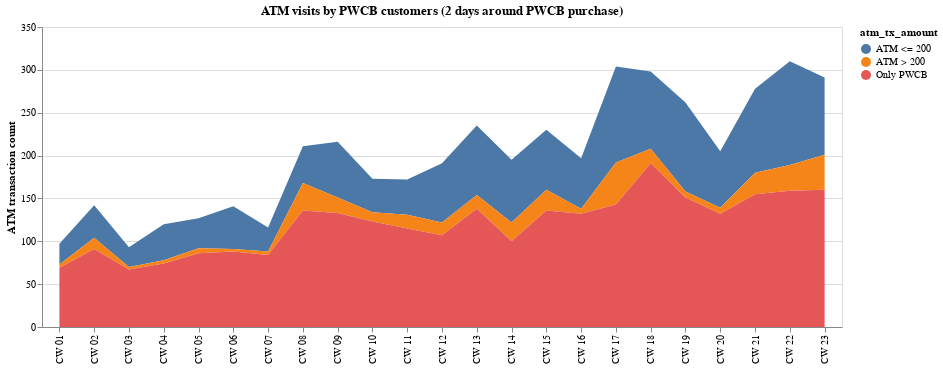

This figure's notebook cell:
### Markdown cell above
Some of the customers using PWCB still do ATM transactions 4 days around. Let's just look at the amounts they cash out at ATMs below.

### Code cell
alt.Chart(pwcb_atm).mark_area().encode(
    x=alt.X(
        "pwcb_merchant_visit:O",
        title=None,
    ),
    y=alt.Y(
        "atm_transactions:Q",
        # scale=alt.Scale(domain=(0, 50000)),
        title="ATM transaction count",
    ),
    color="atm_tx_amount:N",
).properties(
    width=800,
    height=300,
    title="ATM visits by PWCB customers (2 days around PWCB purchase)",
)

### Figure 1 — Vega-Lite specification as saved in the notebook (floating-point values rounded to 4 significant figures)
{"config": {"view": {"continuousWidth": 400, "continuousHeight": 300}}, "data": {"name": "data-acdcd2056b256f9c9e359f24f1c267fb"}, "mark": "area", "encoding": {"color": {"type": "nominal", "field": "atm_tx_amount"}, "x": {"type": "ordinal", "field": "pwcb_merchant_visit", "title": null}, "y": {"type": "quantitative", "field": "atm_transactions", "title": "ATM transaction count"}}, "height": 300, "title": "ATM visits by PWCB customers (2 days around PWCB purchase)", "width": 800, "$schema": "https://vega.github.io/schema/vega-lite/v4.8.1.json", "datasets": {"data-acdcd2056b256f9c9e359f24f1c267fb": [{"pwcb_merchant_visit": "CW 16", "atm_tx_amount": "ATM <= 200", "atm_transactions": 59}, {"pwcb_merchant_visit": "CW 17", "atm_tx_amount": "ATM <= 200", "atm_transactions": 112}, {"pwcb_merchant_visit": "CW 19", "atm_tx_amount": "ATM <= 200", "atm_transactions": 104}, {"pwcb_merchant_visit": "CW 21", "atm_tx_amount": "ATM <= 200", "atm_transactions": 98}, {"pwcb_merchant_visit": "CW 19", "atm_tx_amount": "ATM > 200", "atm_transactions": 7}, {"pwcb_merchant_visit": "CW 10", "atm_tx_amount": "ATM <= 200", "atm_transactions": 39}, {"pwcb_merchant_visit": "CW 04", "atm_tx_amount": "ATM > 200", "atm_transactions": 4}, {"pwcb_merchant_visit": "CW 13", "atm_tx_amount": "ATM > 200", "atm_transactions": 16}, {"pwcb_merchant_visit": "CW 08", "atm_tx_amount": "Only PWCB", "atm_transactions": 136}, {"pwcb_merchant_visit": "CW 07", "atm_tx_amount": "Only PWCB", "atm_transactions": 84}, {"pwcb_merchant_visit": "CW 01", "atm_tx_amount": "ATM <= 200", "atm_transactions": 24}, {"pwcb_merchant_visit": "CW 05", "atm_tx_amount": "ATM > 200", "atm_transactions": 6}, {"pwcb_merchant_visit": "CW 01", "atm_tx_amount": "ATM > 200", "atm_transactions": 4}, {"pwcb_merchant_visit": "CW 06", "atm_tx_amount": "ATM > 200", "atm_transactions": 3}, {"pwcb_merchant_visit": "CW 09", "atm_tx_amount": "Only PWCB", "atm_transactions": 133}, {"pwcb_merchant_visit": "CW 02", "atm_tx_amount": "ATM <= 200", "atm_transactions": 38}, {"pwcb_merchant_visit": "CW 20", "atm_tx_amount": "ATM <= 200", "atm_transactions": 66}, {"pwcb_merchant_visit": "CW 04", "atm_tx_amount": "Only PWCB", "atm_transactions": 74}, {"pwcb_merchant_visit": "CW 03", "atm_tx_amount": "ATM <= 200", "atm_transactions": 23}, {"pwcb_merchant_visit": "CW 03", "atm_tx_amount": "ATM > 200", "atm_transactions": 3}, {"pwcb_merchant_visit": "CW 15", "atm_tx_amount": "ATM > 200", "atm_transactions": 24}, {"pwcb_merchant_visit": "CW 09", "atm_tx_amount": "ATM > 200", "atm_transactions": 18}, {"pwcb_merchant_visit": "CW 10", "atm_tx_amount": "ATM > 200", "atm_transactions": 11}, {"pwcb_merchant_visit": "CW 23", "atm_tx_amount": "Only PWCB", "atm_transactions": 160}, {"pwcb_merchant_visit": "CW 14", "atm_tx_amount": "Only PWCB", "atm_transactions": 100}, {"pwcb_merchant_visit": "CW 12", "atm_tx_amount": "ATM <= 200", "atm_transactions": 69}, {"pwcb_merchant_visit": "CW 06", "atm_tx_amount": "Only PWCB", "atm_transactions": 88}, {"pwcb_merchant_visit": "CW 18", "atm_tx_amount": "ATM > 200", "atm_transactions": 17}, {"pwcb_merchant_visit": "CW 01", "atm_tx_amount": "Only PWCB", "atm_transactions": 69}, {"pwcb_merchant_visit": "CW 07", "atm_tx_amount": "ATM > 200", "atm_transactions": 4}, {"pwcb_merchant_visit": "CW 08", "atm_tx_amount": "ATM > 200", "atm_transactions": 32}, {"pwcb_merchant_visit": "CW 05", "atm_tx_amount": "Only PWCB", "atm_transactions": 86}, {"pwcb_merchant_visit": "CW 02", "atm_tx_amount": "ATM > 200", "atm_transactions": 13}, {"pwcb_merchant_visit": "CW 03", "atm_tx_amount": "Only PWCB", "atm_transactions": 67}, {"pwcb_merchant_visit": "CW 13", "atm_tx_amount": "Only PWCB", "atm_transactions": 138}, {"pwcb_merchant_visit": "CW 11", "atm_tx_amount": "Only PWCB", "atm_transactions": 115}, {"pwcb_merchant_visit": "CW 18", "atm_tx_amount": "Only PWCB", "atm_transactions": 191}, {"pwcb_merchant_visit": "CW 05", "atm_tx_amount": "ATM <= 200", "atm_transactions": 35}, {"pwcb_merchant_visit": "CW 17", "atm_tx_amount": "ATM > 200", "atm_transactions": 49}, {"pwcb_merchant_visit": "CW 16", "atm_tx_amount": "Only PWCB", "atm_transactions": 132}, {"pwcb_merchant_visit": "CW 14", "atm_tx_amount": "ATM <= 200", "atm_transactions": 73}, {"pwcb_merchant_visit": "CW 14", "atm_tx_amount": "ATM > 200", "atm_transactions": 22}, {"pwcb_merchant_visit": "CW 19", "atm_tx_amount": "Only PWCB", "atm_transactions": 151}, {"pwcb_merchant_visit": "CW 10", "atm_tx_amount": "Only PWCB", "atm_transactions": 123}, {"pwcb_merchant_visit": "CW 22", "atm_tx_amount": "Only PWCB", "atm_transactions": 159}, {"pwcb_merchant_visit": "CW 20", "atm_tx_amount": "Only PWCB", "atm_transactions": 132}, {"pwcb_merchant_visit": "CW 16", "atm_tx_amount": "ATM > 200", "atm_transactions": 6}, {"pwcb_merchant_visit": "CW 18", "atm_tx_amount": "ATM <= 200", "atm_transactions": 90}, {"pwcb_merchant_visit": "CW 22", "atm_tx_amount": "ATM <= 200", "atm_transactions": 121}, {"pwcb_merchant_visit": "CW 22", "atm_tx_amount": "ATM > 200", "atm_transactions": 30}, {"pwcb_merchant_visit": "CW 23", "atm_tx_amount": "ATM <= 200", "atm_transactions": 90}, {"pwcb_merchant_visit": "CW 12", "atm_tx_amount": "Only PWCB", "atm_transactions": 107}, {"pwcb_merchant_visit": "CW 07", "atm_tx_amount": "ATM <= 200", "atm_transactions": 28}, {"pwcb_merchant_visit": "CW 08", "atm_tx_amount": "ATM <= 200", "atm_transactions": 43}, {"pwcb_merchant_visit": "CW 23", "atm_tx_amount": "ATM > 200", "atm_transactions": 41}, {"pwcb_merchant_visit": "CW 11", "atm_tx_amount": "ATM <= 200", "atm_transactions": 41}, {"pwcb_merchant_visit": "CW 11", "atm_tx_amount": "ATM > 200", "atm_transactions": 16}, {"pwcb_merchant_visit": "CW 09", "atm_tx_amount": "ATM <= 200", "atm_transactions": 65}, {"pwcb_merchant_visit": "CW 21", "atm_tx_amount": "ATM > 200", "atm_transactions": 25}, {"pwcb_merchant_visit": "CW 02", "atm_tx_amount": "Only PWCB", "atm_transactions": 91}, {"pwcb_merchant_visit": "CW 06", "atm_tx_amount": "ATM <= 200", "atm_transactions": 50}, {"pwcb_merchant_visit": "CW 04", "atm_tx_amount": "ATM <= 200", "atm_transactions": 42}, {"pwcb_merchant_visit": "CW 20", "atm_tx_amount": "ATM > 200", "atm_transactions": 7}, {"pwcb_merchant_visit": "CW 13", "atm_tx_amount": "ATM <= 200", "atm_transactions": 81}, {"pwcb_merchant_visit": "CW 15", "atm_tx_amount": "ATM <= 200", "atm_transactions": 70}, {"pwcb_merchant_visit": "CW 21", "atm_tx_amount": "Only PWCB", "atm_transactions": 155}, {"pwcb_merchant_visit": "CW 15", "atm_tx_amount": "Only PWCB", "atm_transactions": 136}, {"pwcb_merchant_visit": "CW 17", "atm_tx_amount": "Only PWCB", "atm_transactions": 143}, {"pwcb_merchant_visit": "CW 12", "atm_tx_amount": "ATM > 200", "atm_transactions": 15}]}}
